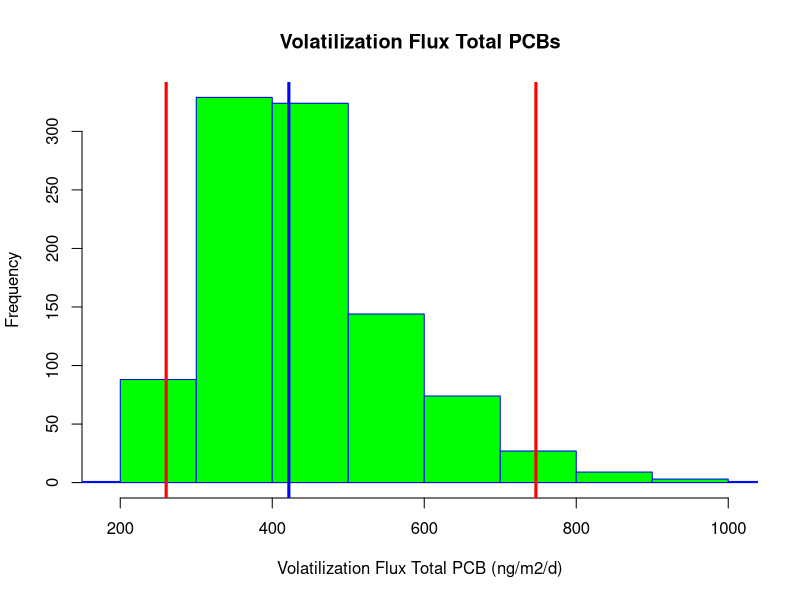

This figure's R source:
# Code to estimate total PCB fluxes from Portland Harbor
# using 2018 and 2019 water samples
# The code estimate the flux of each congener, and
# sum them to get total PCB
# Air data are not used in these calculations
# Monte Carlo simulation is included
# No needs of R packages

# Chemical properties -----------------------------------------------------

# Create matrix to storage CP data
cp <- data.frame(matrix(NA, nrow = 159, ncol = 7))

# Add column names
colnames(cp) <- c('Congener', 'MW.PCB', 'nOrtho.Cl', 'H0.mean', 'H0.error',
                  'Kow.mean', 'Kow.error')

# Add PCB names
cp[,1] <- as.factor(c("PCB1", "PCB2", "PCB3", "PCB4", "PCB5", "PCB6", "PCB7", "PCB8",
		      "PCB9", "PCB10", "PCB11", "PCB12+13", "PCB14", "PCB15", "PCB16",
		      "PCB17", "PCB18+30", "PCB19", "PCB20+28", "PCB21+33", "PCB22",
		      "PCB23", "PCB24", "PCB25", "PCB26+29", "PCB27", "PCB31", "PCB32",
		      "PCB34", "PCB35", "PCB36", "PCB37", "PCB38", "PCB39", "PCB40+41+71",
		      "PCB42", "PCB43", "PCB44+47+65", "PCB45+51", "PCB46", "PCB48",
		      "PCB49+69", "PCB50+53", "PCB52", "PCB54", "PCB55", "PCB56", "PCB57",
		      "PCB58", "PCB59+62+75", "PCB60", "PCB61+70+74+76", "PCB63", "PCB64",
		      "PCB66", "PCB67", "PCB68", "PCB72", "PCB73", "PCB77", "PCB78",
		      "PCB79", "PCB80", "PCB81", "PCB82", "PCB83+99", "PCB84",
		      "PCB85+116+117", "PCB86+87+97+108+119+125", "PCB88+91", "PCB89",
		      "PCB90+101+113", "PCB92", "PCB93+95+98+100+102", "PCB94", "PCB96",
		      "PCB103", "PCB104", "PCB105", "PCB106", "PCB107+124", "PCB109",
		      "PCB110+115", "PCB111", "PCB112", "PCB114", "PCB118", "PCB120",
		      "PCB121", "PCB122", "PCB123", "PCB126", "PCB127", "PCB128+166",
		      "PCB129+138+160+163", "PCB130", "PCB131", "PCB132", "PCB133",
		      "PCB134+143", "PCB135+151+154", "PCB136", "PCB137", "PCB139+140",
		      "PCB141", "PCB142", "PCB144", "PCB145", "PCB146", "PCB147+149",
		      "PCB148", "PCB150", "PCB152", "PCB153+168", "PCB155", "PCB156+157",
		      "PCB158", "PCB159", "PCB161", "PCB162", "PCB164", "PCB165", "PCB167",
		      "PCB169", "PCB170", "PCB171+173", "PCB172", "PCB174", "PCB175",
		      "PCB176", "PCB177", "PCB178", "PCB179", "PCB180+193", "PCB181",
		      "PCB182", "PCB183+185", "PCB184", "PCB186", "PCB187", "PCB188",
		      "PCB189", "PCB190", "PCB191", "PCB192", "PCB194", "PCB195", "PCB196",
		      "PCB197+200", "PCB198+199", "PCB201", "PCB202", "PCB203", "PCB204",
		      "PCB205", "PCB206", "PCB207", "PCB208", "PCB209"))

# Add molecular weight
cp[1:3,2] <- c(188.644)
cp[4:14,2] <- c(223.088)
cp[15:34,2] <- c(257.532)
cp[35:64,2] <- c(291.976)
cp[65:93,2] <- c(326.42)
cp[94:124,2] <- c(360.864)
cp[125:145,2] <- c(395.308)
cp[146:155,2] <- c(429.752)
cp[156:158,2] <- c(465.740544)
cp[159,2] <- c(498.64)

# Add ortho Cl of individual PCB congeners
cp[,3] <- c(1,	0,	0,	2,	1,	1,	1,	1,	1,	2,	0,
	    0,	0,	0,	2,	2,	2,	3,	1,	1,	1,	1,
	    2,	1,	1,	2,	1,	2,	1,	0,	0,	0,	0,
	    0,	2,	2,	2,	2,	3,	3,	2,	2,	3,	2,
	    4,	1,	1,	1,	1,	2,	1,	1,	1,	2,	1,
	    1,	1,	1,	2,	0,	0,	0,	0,	0,	2,	2,
	    3,	2,	2,	3,	3,	2,	2,	3,	3,	4,	3,
	    4,	1,	2,	1,	2,	2,	1,	2,	1,	1,	1,
	    2,	1,	1,	0,	0,	2,	2,	2,	3,	3,	2,
	    3,	3,	4,	2,	3,	2,	3,	3,	4,	2,	3,
	    3,	4,	4,	2,	4,	1,	2,	1,	2,	1,	2,
	    2,	1,	0,	2,	3,	2,	3,	3,	4,	3,	3,
	    4,	2,	3,	3,	3,	4,	4,	3,	4,	1,	2,
	    2,	2,	1,	3,	3,	4,	3,	4,	4,	3,	4,
	    2,	3,	4,	4,	4)

# Add log10 Ho of individual PCB congeners
cp[,4] <- c(-3.526,	-3.544,	-3.562,	-3.483,	-3.622,	-3.486,	-3.424,	-3.518,	-3.49,
	    -3.373,	-3.537,	-3.595,	-3.376,	-3.649,	-3.6,	-3.428,	-3.495,	-3.355,
	    -3.544,	-3.62,	-3.719,	-3.497,	-3.5,	-3.5,	-3.526,	-3.393,	-3.562,
	    -3.407,	-3.375,	-3.3745,	-3.473,	-3.818,	-3.634,	-3.524,	-3.503,
	    -3.592,	-3.475,	-3.638,	-3.45,	-3.47,	-3.519,	-3.452,	-3.366,	-3.496,
	    -3.242,	-3.739,	-3.82,	-3.568,	-3.602,	-3.517,	-3.816,	-3.694,	-3.615,
	    -3.565,	-3.693,	-3.631,	-3.424,	-3.441,	-3.284,	-3.989,	-3.787,	-3.705,
	    -3.426,	-3.844,	-3.835,	-3.603,	-3.6,	-3.716,	-3.736,	-3.461,	-3.526,
	    -3.61,	-3.585,	-3.523,	-3.407,	-3.387,	-3.298,	-3.13,	-4.003,	-3.783,
	    -3.768,	-3.55,	-3.707,	-3.574,	-3.574,	-3.845,	-3.901,	-3.61,	-3.253,
	    -3.901,	-3.759,	-4.087,	-3.807,	-3.984,	-3.886,	-3.817,	-3.616,	-3.693,
	    -3.691,	-3.639,	-3.548,	-3.492,	-3.731,	-3.483,	-3.76,	-3.502,	-3.529,
	    -3.328,	-3.727,	-3.625,	-3.367,	-3.296,	-3.369,	-3.783,	-3.075,	-4.053,
	    -3.782,	-3.808,	-3.545,	-3.881,	-3.754,	-3.56,	-3.959,	-4.186,	-4.059,
	    -3.763,	-3.924,	-3.772,	-3.651,	-3.527,	-3.787,	-3.671,	-3.56,	-3.969,
	    -3.638,	-3.59,	-3.696,	-3.339,	-3.434,	-3.693,	-3.353,	-3.177,	-3.95,
	    -3.876,	-3.718,	-4.174,	-3.926,	-3.884,	-3.619,	-3.644,	-3.884,	-3.651,
	    -3.853,	-3.463,	-4.059,	-4.059,	-3.772,	-3.777,	-3.948)

# Add Ho error
cp[,5] <- c(0.662)

# Add log10 Kow of individual PCB congeners
cp[,6] <- c(4.46,	4.69,	4.69,	4.65,	4.97,	5.06,	5.07,	5.07,	5.06,
	    4.84,	5.28,	5.29,	5.28,	5.3,	5.16,	5.25,	5.24,	5.02,
	    5.67,	5.6,	5.58,	5.57,	5.35,	5.67,	5.66,	5.44,	5.67,
	    5.44,	5.66,	5.82,	5.88,	5.83,	5.76,	5.89,	5.98,	5.76,
	    5.75,	5.75,	5.53,	5.53,	5.78,	5.85,	5.62,	5.84,	5.21,
	    6.11,	6.11,	6.17,	6.17,	5.95,	6.11,	6.2,	6.17,	5.95,
	    6.2,	6.2,	6.26,	6.26,	6.04,	6.36,	6.35,	6.42,	6.48,
	    6.36,	6.2,	6.39,	6.04,	6.3,	6.29,	6.13,	6.07,	6.38,
	    6.35,	6.13,	6.13,	5.71,	6.22,	5.81,	6.65,	6.64,	6.73,
	    6.48,	6.48,	6.76,	6.45,	6.65,	6.74,	6.79,	6.64,	6.64,
	    6.74,	6.89,	6.95,	6.74,	6.83,	6.8,	6.58,	6.58,	6.86,
	    6.55,	6.64,	6.22,	6.83,	6.67,	6.82,	6.51,	6.67,	6.25,
	    6.89,	6.67,	6.73,	6.32,	6.22,	6.92,	6.41,	7.18,	7.02,
	    7.24,	7.08,	7.24,	7.02,	7.05,	7.27,	7.42,	7.27,	7.11,
	    7.33,	7.11,	7.17,	6.76,	7.08,	7.14,	6.73,	7.36,	7.11,
	    7.2,	7.2,	6.85,	6.69,	7.17,	6.82,	7.71,	7.46,	7.55,
	    7.52,	7.8,	7.56,	7.65,	7.27,	7.2,	7.62,	7.24,	7.65,
	    7.3,	8,	8.09,	7.74,	7.71,	8.18)

# Add Kow error
cp[,7] <- c(0.32)

# Update names
Congener <- cp$Congener
MW.PCB <- cp$MW.PCB
nOrtho.Cl <- cp$nOrtho.Cl
H0.mean <- cp$H0.mean
H0.error <- cp$H0.error
Kow.mean <- cp$Kow.mean
Kow.error <- cp$Kow.error

# Water concentrations ----------------------------------------------------

# Read water concentrations
wc.raw <- read.csv("WaterConcentrationV02.csv")
# Different approaches to use the data
# Prepare data [pg/L] = [ng/m3]
wc.1 <- subset(wc.raw, select = -c(SampleID:Units))
wc.2 <- cbind(wc.raw$LocationID, wc.1)
colnames(wc.2)[1] <- "LocationID"
# (1) All samples
# (i) Mean and standard deviation
wc.ave <- sapply(wc.1, mean, na.rm = TRUE)
wc.sd <- sapply(wc.1, sd, na.rm = TRUE)
wc.3 <- data.frame(t(rbind(wc.ave, wc.sd)))
C.PCB.water.mean <- wc.3$wc.ave
C.PCB.water.sd <- wc.3$wc.sd
# (ii) Geometric mean and geometric standard deviation
# Log 10 individual PCBs
wc.log <- log10(wc.1)
wc.gm <- exp(sapply(wc.log, mean, na.rm = TRUE))
wc.gsd <- exp(sapply(wc.log, sd, na.rm = TRUE))
wc.4 <- data.frame(t(rbind(wc.gm, wc.gsd)))
C.PCB.water.gm <- wc.4$wc.gm
C.PCB.water.gsd <- wc.4$wc.gsd
# (2) Specific site
# Selected site
wc.POH001 <- wc.2[wc.2$LocationID == 'WCPCB_OR-POH001', ]
wc.POH002 <- wc.2[wc.2$LocationID == 'WCPCB_OR-POH002', ]
wc.POH003 <- wc.2[wc.2$LocationID == 'WCPCB_OR-POH003', ]
wc.POH004 <- wc.2[wc.2$LocationID == 'WCPCB_OR-POH004', ]
wc.POH005 <- wc.2[wc.2$LocationID == 'WCPCB_OR-POH005', ]
wc.POH006 <- wc.2[wc.2$LocationID == 'WCPCB_OR-POH006', ]
wc.POH007 <- wc.2[wc.2$LocationID == 'WCPCB_OR-POH007', ]
# Calculate mean and sd for each site
# WCPCB_OR-POH001
wc.POH001.ave <- sapply(wc.POH001[, 2:160], mean, na.rm = TRUE)
wc.POH001.sd <- sapply(wc.POH001[, 2:160], sd, na.rm = TRUE)
wc.POH001.2 <- data.frame(t(rbind(wc.POH001.ave, wc.POH001.sd)))
C.PCB.water.POH001.mean <- wc.POH001.2$wc.POH001.ave
C.PCB.water.POH001.sd <- wc.POH001.2$wc.POH001.sd
# WCPCB_OR-POH002
wc.POH002.ave <- sapply(wc.POH002[, 2:160], mean, na.rm = TRUE)
wc.POH002.sd <- sapply(wc.POH002[, 2:160], sd, na.rm = TRUE)
wc.POH002.2 <- data.frame(t(rbind(wc.POH002.ave, wc.POH002.sd)))
C.PCB.water.POH002.mean <- wc.POH002.2$wc.POH002.ave
C.PCB.water.POH002.sd <- wc.POH002.2$wc.POH002.sd
# WCPCB_OR-POH003
wc.POH003.ave <- sapply(wc.POH003[, 2:160], mean, na.rm = TRUE)
wc.POH003.sd <- sapply(wc.POH003[, 2:160], sd, na.rm = TRUE)
wc.POH003.2 <- data.frame(t(rbind(wc.POH003.ave, wc.POH003.sd)))
C.PCB.water.POH003.mean <- wc.POH003.2$wc.POH003.ave
C.PCB.water.POH003.sd <- wc.POH003.2$wc.POH003.sd
# WCPCB_OR-POH004
wc.POH004.ave <- sapply(wc.POH004[, 2:160], mean, na.rm = TRUE)
wc.POH004.sd <- sapply(wc.POH004[, 2:160], sd, na.rm = TRUE)
wc.POH004.2 <- data.frame(t(rbind(wc.POH004.ave, wc.POH004.sd)))
C.PCB.water.POH004.mean <- wc.POH004.2$wc.POH004.ave
C.PCB.water.POH004.sd <- wc.POH004.2$wc.POH004.sd
# WCPCB_OR-POH005
wc.POH005.ave <- sapply(wc.POH005[, 2:160], mean, na.rm = TRUE)
wc.POH005.sd <- sapply(wc.POH005[, 2:160], sd, na.rm = TRUE)
wc.POH005.2 <- data.frame(t(rbind(wc.POH005.ave, wc.POH005.sd)))
C.PCB.water.POH005.mean <- wc.POH005.2$wc.POH005.ave
C.PCB.water.POH005.sd <- wc.POH005.2$wc.POH005.sd
# WCPCB_OR-POH006
wc.POH006.ave <- sapply(wc.POH006[, 2:160], mean, na.rm = TRUE)
wc.POH006.sd <- sapply(wc.POH006[, 2:160], sd, na.rm = TRUE)
wc.POH006.2 <- data.frame(t(rbind(wc.POH006.ave, wc.POH006.sd)))
C.PCB.water.POH006.mean <- wc.POH006.2$wc.POH006.ave
C.PCB.water.POH006.sd <- wc.POH006.2$wc.POH006.sd
# WCPCB_OR-POH007
wc.POH007.ave <- sapply(wc.POH007[, 2:160], mean, na.rm = TRUE)
wc.POH007.sd <- sapply(wc.POH007[, 2:160], sd, na.rm = TRUE)
wc.POH007.2 <- data.frame(t(rbind(wc.POH007.ave, wc.POH007.sd)))
C.PCB.water.POH007.mean <- wc.POH007.2$wc.POH007.ave
C.PCB.water.POH007.sd <- wc.POH007.2$wc.POH007.sd

# (3) Average of the three highest samples
# WCPCB_OR-POH003 8/22/18, WCPCB_OR-POH004 8/21/18 &
# WCPCB_OR-POH005 8/23/18
wc.hi <- wc.2[c(7, 10, 13), 2:160]
C.PCB.water.hi.ave <- sapply(wc.hi, mean)
C.PCB.water.hi.sd <- sapply(wc.hi, sd)

# Select water concentration to be used
C.PCB.water.ave <- C.PCB.water.hi.ave
C.PCB.water.error <- C.PCB.water.hi.sd

# Meteorological data -----------------------------------------------------
# Data obtained from ReadNOAAData.R data and ReadUSGSData.R codes
# 2018-08
tair.mean <- 21.3 # C, data from NOAA
tair.error <- 5.27 # C, data from NOAA
twater.mean <- 23.24 # C, data from USGS
twater.error <- 1.29 # C, data from USGS
u.mean <- 2.35 # m/s, data from NOAA
u.error <- 1.58 # m/s, data from NOAA
# Modify u @6.7 m to @10 m
u10.mean <- (10.4/(log(6.7) + 8.1))*u.mean
u10.error <- (10.4/(log(6.7) + 8.1))*u.error 
P.mean <- 1016 # mbar, data from NOAA
P.error <- 3.23 # mbar, data from NOAA

# Flux calculations -------------------------------------------------------

# Flux function
final.result = function(MW.PCB, H0.mean, H0.error, 
         C.PCB.water.ave, C.PCB.water.error, nOrtho.Cl,
         Kow.mean, Kow.error) {
# fixed parameters

R <- 8.3144 # [Pa m3/K/mol]
T <- 298.15 # [K]

F.PCB.aw <- NULL
# number of replicates for Monte Carlo simulation
for (replication in 1:1000) {

# Random parameters
# Parameters for calculating Delta Uaw
a <- rnorm(1, 0.085, 0.007)
b <- rnorm(1, 1, 0.5)
c <- rnorm(1, 32.7, 1.6)
# Parameter for calculating Delta Uoa
a2 <- rnorm(1, 0.13, 0.02) 
b2 <- rnorm(1, 2.9, 1.2)
c2 <- rnorm(1, 47.8, 4.3)
# Henry's law constant 
H0 <- rnorm(1, H0.mean, H0.error) # [Pa m3/mol]
# Octanol-water partition coefficient
Kow <- rnorm(1, Kow.mean, Kow.error) # [Lwater/Loctanol] 
# PCB water concentration
# Concentrations can be changed
C.PCB.water <- abs(rnorm(1, C.PCB.water.ave, C.PCB.water.error)) # [pg/L]
# DOC (Spencer et al 2012)
DOC <- abs(rnorm(1, 2, 0.3)) # [mg/L]
# Water temperature
T.water <- rnorm(1, twater.mean, twater.error) # [C]
# Air temperature
T.air <- rnorm(1, tair.mean, tair.error) # [C]
# atmospheric pressure
P <- rnorm(1, P.mean, P.error) # [mbar]
# Wind speed @10 m
u <- abs(rnorm(1, u10.mean, u10.error)) # [m/s] missing

# Computed values
# Henry's law constant (HLC) corrections
# PCB internal energy for the transfer of water to air transfer
DeltaUaw <- (a*MW.PCB-b*nOrtho.Cl+c)*1000 # [J/mol]
# Transform HLC to K
K <- 10^(H0)*101325/(R*T) # [Lwater/Lair]
# Correct K using water temperature
K.air.water <- K*exp(-(DeltaUaw/R)*(1/(T.water + 273.15) - 1/T)) # [Lwater/Lair]
# Final K (corrected by air and water temperature)
K.final <- K.air.water*(T.water + 273.15)/(T.air + 273.15) # [Lwater/Lair]

# KDOC calculation and correction
# PCB internal energy for the transfer of octanol-air
DeltaUoa <- (-a2*MW.PCB+b2*nOrtho.Cl-c2)*1000 # [J/mol]
# PCB internal energy for the transfer of octanol-water
DeltaUow <- DeltaUoa + DeltaUaw # [J/mol]
# Octanol-water partition coefficient corrected by water temperature
Kow.water.t <- 10^(Kow)*exp(-(DeltaUow/R)*(1/(T.water + 273.15)-1/T)) # [Loctanol/Lwater]
# DOC-water partition coefficient
Kdoc.t <- 0.06*Kow.water.t # [Lwater/kgdoc]

# Freely dissolved water concentration calculations
C.PCB.water.f <- C.PCB.water/(1 + Kdoc.t*DOC/1000^2) # [ng/m3]

# Air-water mass transfer calculations
# (1) Air side mass transfer calculations
# Water diffusivity in air corrected by air
# temperature and atmospheric pressure
D.water.air <- (10^(-3)*1013.25*((273.15+T.air)^1.75*((1/28.97) +
                (1/18.0152))^(0.5))/P/(20.1^(1/3) + 9.5^(1/3))^2) # [cm2/s]
# PCB diffusivity in air
D.PCB.air <- D.water.air*(MW.PCB/18.0152)^(-0.5) # [cm2/s]
# Water vapor exchange velocity in air (from eq. 20-15)
V.water.air <- 0.2*u + 0.3 # u @10 meter [cm/s]
# Air side mass transfer
V.PCB.air <- V.water.air*(D.PCB.air/D.water.air)^(2/3) # [cm/s]

# (2) Water side mass transfer calculations
# Viscosity of water at water temperature
visc.water <- 10^(-4.5318-220.57/(149.39 - (273.15 + T.water)))
# Water density corrected at water temperature
dens.water <- (999.83952+16.945176*T.water - 7.9870401*10^-3*T.water^2
               - 46.170461*10^-6*3 + 105.56302*10^-9*T.water^4 -
                 280.54253*10^-12*T.water^5)/(1 + 16.87985*10^-3*T.water)
# Kinematic viscosity of water
v.water <- visc.water/dens.water*10000 # [cm2/s]
# CO2 diffusivity in water at water temperature
diff.co2 <- 0.05019*exp(-19.51*1000/(273.15 + T.water)/R) # [cm2/s]
# PCB diffusivity in water 
D.PCB.water <- diff.co2*(MW.PCB/44.0094)^(-0.5) # [cm2/s]
# PCB Schmidt number in water
Sc.PCB.water <- v.water/D.PCB.water
# CO2 Schmidt number in water
Sc.co2.water <- v.water/diff.co2
# k600 calculations, u in [m/s], k600 originally [cm/h]
k600 <- (4.46 + 7.11*u)/60/60 #[cm/s]
# Water side mass transfer (from eq. 20-24)
if(u > 5){
  V.PCB.water <- k600*(Sc.PCB.water/Sc.co2.water)^(-0.5)  
} else {
  V.PCB.water <- k600*(Sc.PCB.water/Sc.co2.water)^(-2/3)
} # [cm/s]

# Air-water mass transfer
mtc.PCB <- ((1/V.PCB.water+1/(V.PCB.air*K.final)))^(-1) # [cm/s]
# Flux calculations
F.PCB.aw <- c(F.PCB.aw, mtc.PCB*(C.PCB.water.f)*(60*60*24)/100) # [ng/m2/d]

}

F.PCB.aw

}

# Final calculations ------------------------------------------------------

Num.Congener <- length(Congener)

result <- NULL
for (i in 1:Num.Congener) {
	result <- rbind(result, final.result(MW.PCB[i], H0.mean[i], H0.error[i], 
         C.PCB.water.ave[i], C.PCB.water.error[i], nOrtho.Cl[i],
         Kow.mean[i], Kow.error[i]))
}

# Sum of all congeners per repetition
final.result <- data.frame(colSums(result, na.rm = TRUE))

# Summary of the total PCBs
mmm <- mean(final.result$colSums.result.)
sss <- sd(final.result$colSums.result.)
q2.5 <- quantile(final.result$colSums.result., 0.025)
q97.5 <- quantile(final.result$colSums.result., 0.975)
tPCBFlux <- c(mmm, sss, q2.5, q97.5)
names(tPCBFlux) <- c("Mean (ng/m2/d)", "Std (ng/m2/d)",
                     "2.5%CL (ng/m2/d)", "97.5%CL (ng/m2/d)")

print(tPCBFlux)

# Plots -------------------------------------------------------------------

# Histogram
hist(as.numeric(final.result[,1]), main = "Volatilization Flux Total PCBs",
     xlab = "Volatilization Flux Total PCB (ng/m2/d)", border = "blue", col = "green",
     xlim = c(min(as.numeric(final.result[,1])), max(as.numeric(final.result[,1]))))
abline(v = median(as.numeric(final.result[,1])), col = "blue", lwd = 3)
abline(v = quantile(as.numeric(final.result[,1]), 0.025), col = "red", lwd = 3)
abline(v = quantile(as.numeric(final.result[,1]), 0.975), col = "red", lwd = 3)
abline(v = 0, col = "black", lwd = 3)
